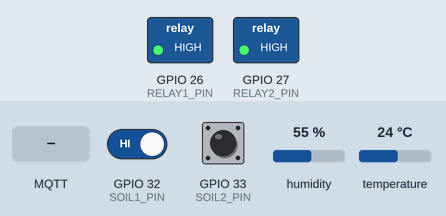
Recording of a sketch running on a simulated ESP32. Parts: switched loads named in the sketch (green lamp = pin HIGH). Inputs (shaded band) come from the test bench; at power-on: GPIO 32 (SOIL1_PIN) HIGH, GPIO 33 (SOIL2_PIN) HIGH, humidity 55 %, temperature 24 °C. WiFi joins after 1.5 s; servers stay silent unless stated; no MQTT or app messages arrive unless stated; web services answer with replies made up by the test bench; what the sketch prints to the serial monitor is not drawn.

Above: at 3.7 s.
3.8 s: GPIO 32 (SOIL1_PIN) driven LOW
At 15.9 s:
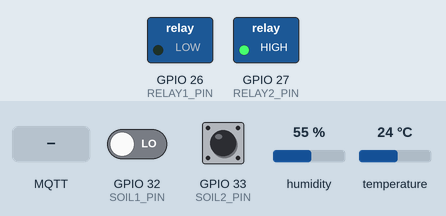
16.5 s: MQTT message "ON" arrives on the second subscribed topic
At 30.9 s:
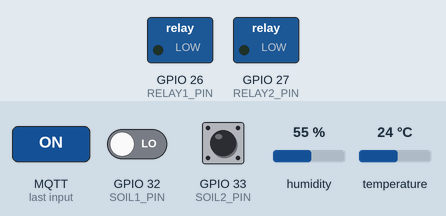
33.5 s: MQTT message "off" arrives on the first subscribed topic
At 45.9 s:
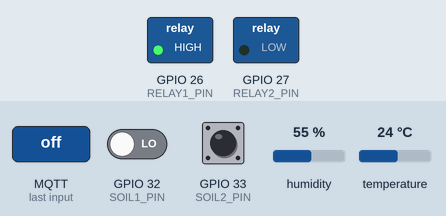
46.5 s: MQTT message "on" arrives on the first subscribed topic
At 60.9 s:
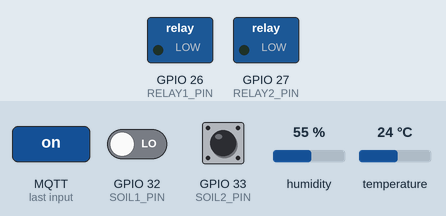
Timing chart, 0 to 61.5 s (numbered marks = the images above; inputs shaded):
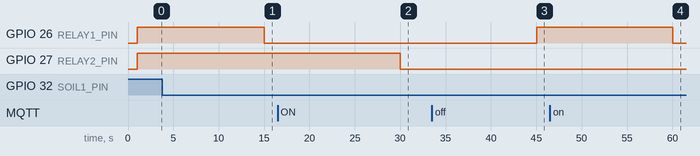

The sketch:

AgriConnect.ino
```cpp
/****************************************************
 * AgriConnect - Smart Farming with IoT (FINAL VERSION)
 * Features:
- Connect to WiFi
- Connect to MQTT broker (Raspberry Pi / Mosquitto)
- Publish sensor data (soil, temp, humidity)
- Auto pump control based on soil moisture threshold
- Manual pump override via MQTT topic: agriConnect/pumpControl
- Send data to ThingSpeak via HTTP

 * Soil Sensor (DIGITAL):
 *   HIGH = DRY
 *   LOW  = WET
 *
 * Relay Module (ACTIVE-LOW):
 *   LOW  = Pump ON
 *   HIGH = Pump OFF
 ****************************************************/

#include <WiFi.h>
#include <PubSubClient.h>
#include <HTTPClient.h>
#include <DHT.h>

/********** WIFI **********/
const char* WIFI_SSID     = "OPPO Reno13 5G 1DAE";
const char* WIFI_PASSWORD = "12345678";

/********** MQTT **********/
const char* MQTT_BROKER  = "10.251.160.53";   // Raspberry Pi IP
const uint16_t MQTT_PORT = 1883;

/********** THINGSPEAK **********/
String thingspeakApiKey = "FGPWS2PVTPTF2JTL";
const char* THINGSPEAK_SERVER = "http://api.thingspeak.com";

/********** INTERVAL **********/
const unsigned long READ_INTERVAL_MS = 15000;

/********** MQTT TOPICS **********/
const char* TOPIC_SOIL1 = "agriConnect/farm1";
const char* TOPIC_SOIL2 = "agriConnect/farm2";

const char* TOPIC_PUMP1_STATUS = "agriConnect/pump1/status";
const char* TOPIC_PUMP2_STATUS = "agriConnect/pump2/status";

const char* TOPIC_PUMP1_CTRL   = "agriConnect/pump1/control";
const char* TOPIC_PUMP2_CTRL   = "agriConnect/pump2/control";

const char* TOPIC_TEMP = "agriConnect/temperature";
const char* TOPIC_HUM  = "agriConnect/humidity";

/********** PINS **********/
#define SOIL1_PIN 32
#define SOIL2_PIN 33

#define RELAY1_PIN 26
#define RELAY2_PIN 27

#define DHT_PIN   4
#define DHTTYPE  DHT11
DHT dht(DHT_PIN, DHTTYPE);

/********** VARIABLES **********/
bool pump1On = false;
bool pump2On = false;
bool autoMode = true;

unsigned long lastReadTime = 0;

/********** CLIENTS **********/
WiFiClient espClient;
PubSubClient mqttClient(espClient);

/****************************************************
 * SETUP
 ****************************************************/
void setup() {
  Serial.begin(115200);
  delay(1000);

  Serial.println("AgriConnect ESP32 Booting...");

  pinMode(SOIL1_PIN, INPUT);
  pinMode(SOIL2_PIN, INPUT);

  pinMode(RELAY1_PIN, OUTPUT);
  pinMode(RELAY2_PIN, OUTPUT);

  // Pumps OFF at boot (ACTIVE-LOW relay)
  digitalWrite(RELAY1_PIN, HIGH);
  digitalWrite(RELAY2_PIN, HIGH);

  dht.begin();

  /******** WIFI CONNECT ********/
  WiFi.begin(WIFI_SSID, WIFI_PASSWORD);
  Serial.print("Connecting to WiFi");

  while (WiFi.status() != WL_CONNECTED) {
    delay(500);
    Serial.print(".");
  }

  Serial.println("\n WiFi Connected");
  Serial.print("📡 ESP32 IP Address: ");
  Serial.println(WiFi.localIP());

  /******** MQTT SETUP ********/
  mqttClient.setServer(MQTT_BROKER, MQTT_PORT);
  mqttClient.setCallback(mqttCallback);
}

/****************************************************
 * LOOP
 ****************************************************/
void loop() {
  if (!mqttClient.connected()) reconnectMQTT();
  mqttClient.loop();

  unsigned long now = millis();
  if (now - lastReadTime >= READ_INTERVAL_MS) {
    lastReadTime = now;

    int soil1 = digitalRead(SOIL1_PIN); // HIGH=DRY, LOW=WET
    int soil2 = digitalRead(SOIL2_PIN);

    float temp = dht.readTemperature();
    float hum  = dht.readHumidity();

/******** AUTO MODE ********/
if (autoMode) {
  // Sensor: HIGH = WET, LOW = DRY
  // Relay : LOW  = ON , HIGH = OFF

  pump1On = (soil1 == LOW);   // DRY → pump ON
  pump2On = (soil2 == LOW);   // DRY → pump ON
}

    /******** RELAY CONTROL (ACTIVE-LOW) ********/
    digitalWrite(RELAY1_PIN, pump1On ? LOW : HIGH);
    digitalWrite(RELAY2_PIN, pump2On ? LOW : HIGH);

    /******** MQTT PUBLISH ********/
    mqttClient.publish(TOPIC_SOIL1, soil1 == HIGH ? "DRY" : "WET", true);
    mqttClient.publish(TOPIC_SOIL2, soil2 == HIGH ? "DRY" : "WET", true);

    mqttClient.publish(TOPIC_PUMP1_STATUS, pump1On ? "ON" : "OFF", true);
    mqttClient.publish(TOPIC_PUMP2_STATUS, pump2On ? "ON" : "OFF", true);

    mqttClient.publish(TOPIC_TEMP, String(temp).c_str(), true);
    mqttClient.publish(TOPIC_HUM, String(hum).c_str(), true);

    sendToThingSpeak(soil1, soil2, temp, hum, pump1On, pump2On);

    /******** SERIAL DEBUG ********/
    Serial.println("\n📤 MQTT Data Published:");
    Serial.print("   Soil1: ");
    Serial.print(soil1 == HIGH ? "DRY" : "WET");
    Serial.print(" | Pump1: ");
    Serial.println(pump1On ? "ON" : "OFF");

    Serial.print("   Soil2: ");
    Serial.print(soil2 == HIGH ? "DRY" : "WET");
    Serial.print(" | Pump2: ");
    Serial.println(pump2On ? "ON" : "OFF");

    Serial.print("   Temperature: ");
    Serial.print(temp);
    Serial.print(" °C | Humidity: ");
    Serial.print(hum);
    Serial.println(" %");
  }
}

/****************************************************
 * MQTT CALLBACK
 ****************************************************/
void mqttCallback(char* topic, byte* payload, unsigned int length) {
  String msg;
  for (unsigned int i = 0; i < length; i++) msg += (char)payload[i];
  msg.toUpperCase();

  Serial.print("📥 MQTT Message [");
  Serial.print(topic);
  Serial.print("] : ");
  Serial.println(msg);

  if (String(topic) == TOPIC_PUMP1_CTRL) {
    if (msg == "ON")   { pump1On = true;  autoMode = false; }
    if (msg == "OFF")  { pump1On = false; autoMode = false; }
    if (msg == "AUTO") autoMode = true;
  }

  if (String(topic) == TOPIC_PUMP2_CTRL) {
    if (msg == "ON")   { pump2On = true;  autoMode = false; }
    if (msg == "OFF")  { pump2On = false; autoMode = false; }
    if (msg == "AUTO") autoMode = true;
  }
}

/****************************************************
 * MQTT RECONNECT
 ****************************************************/
void reconnectMQTT() {
  while (!mqttClient.connected()) {
    Serial.print(" Connecting to MQTT Broker... ");

    if (mqttClient.connect("AgriESP32")) {
      Serial.println("CONNECTED");
      mqttClient.subscribe(TOPIC_PUMP1_CTRL);
      mqttClient.subscribe(TOPIC_PUMP2_CTRL);
      Serial.println("Subscribed to pump control topics");
    } else {
      Serial.print("FAILED (rc=");
      Serial.print(mqttClient.state());
      Serial.println(") retrying in 3 seconds");
      delay(3000);
    }
  }
}

/****************************************************
 * THINGSPEAK UPDATE
 ****************************************************/
void sendToThingSpeak(int s1, int s2, float t, float h, bool p1, bool p2) {
  if (WiFi.status() != WL_CONNECTED) return;

  HTTPClient http;
  String url = String(THINGSPEAK_SERVER) + "/update?api_key=" + thingspeakApiKey +
               "&field1=" + String(s1 == HIGH ? 1 : 0) +
               "&field2=" + String(s2 == HIGH ? 1 : 0) +
               "&field3=" + String(t) +
               "&field4=" + String(h) +
               "&field5=" + String(p1 ? 1 : 0) +
               "&field6=" + String(p2 ? 1 : 0);

  http.begin(url);
  http.GET();
  http.end();
}
```

Measured:
- after the input at 3.8 s, GPIO 26 (RELAY1_PIN): HIGH → LOW after 11.2 s
- after the input at 16.5 s, GPIO 27 (RELAY2_PIN): HIGH → LOW after 13.5 s
- after the input at 33.5 s, GPIO 26 (RELAY1_PIN): LOW → HIGH after 11.5 s
- after the input at 46.5 s, GPIO 26 (RELAY1_PIN): HIGH → LOW after 13.5 s
